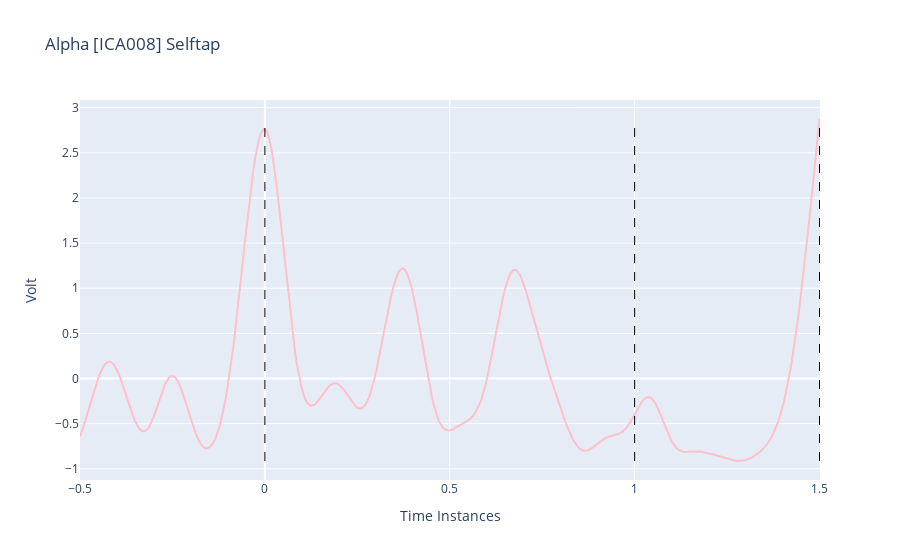

The code cell stored with this chart in its notebook:
### Code cell
import numpy as np
import plotly.graph_objs as go

# Sample data (replace this with your actual data)
t1 = np.linspace(-0.5, 1.5, 513)  # 512 samples with 256 Hz sampling rate


# Creating traces
trace = go.Scatter(
    x=t1,
    y=y,
    mode='lines',
    line=dict(color='pink'),
    name='self Tap with Basecorrection'
)

# Adding vertical lines at specified time points
vertical_lines = [
    dict(type="line", x0=0, y0=min(y), x1=0, y1=max(y), line=dict(color="black", width=1, dash="dash")),
    dict(type="line", x0=1, y0=min(y), x1=1, y1=max(y), line=dict(color="black", width=1, dash="dash")),
    dict(type="line", x0=1.5, y0=min(y), x1=1.5, y1=max(y), line=dict(color="black", width=1, dash="dash"))
]

layout = go.Layout(
    title='Alpha [ICA008] Selftap',
    xaxis=dict(title='Time Instances'),
    yaxis=dict(title='Volt'),
    shapes=vertical_lines
)

# Creating the figure
fig = go.Figure(data=[trace], layout=layout)

# Show plot
fig.show()

### Figure 1 — Plotly figure (JSON) as saved in the notebook; plotly's stock layout.template omitted (floating-point values rounded to 4 significant figures; data arrays with more than 128 entries replaced by an {"elided": "..."} marker saying what was removed)
{"data": [{"line": {"color": "pink"}, "mode": "lines", "name": "self Tap with Basecorrection", "type": "scatter", "x": {"elided": "513 float values"}, "y": {"elided": "513 float values"}}], "layout": {"shapes": [{"line": {"color": "black", "dash": "dash", "width": 1}, "type": "line", "x0": 0, "x1": 0, "y0": -0.9141, "y1": 2.875}, {"line": {"color": "black", "dash": "dash", "width": 1}, "type": "line", "x0": 1, "x1": 1, "y0": -0.9141, "y1": 2.875}, {"line": {"color": "black", "dash": "dash", "width": 1}, "type": "line", "x0": 1.5, "x1": 1.5, "y0": -0.9141, "y1": 2.875}], "title": {"text": "Alpha [ICA008] Selftap"}, "xaxis": {"title": {"text": "Time Instances"}}, "yaxis": {"title": {"text": "Volt"}}}}
